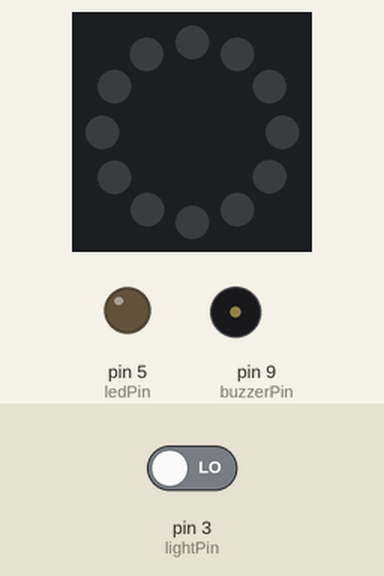
A sketch run on a simulated Arduino Uno, built with avr-gcc and run on an emulated ATmega328P. Shown: 12 RGB LEDs in a ring, first at the top, clockwise, output pins drawn as LEDs (lit = HIGH), buzzer (waves = sounding). Inputs (shaded band) come from the test bench; at power-on: pin 3 (lightPin) LOW. Dim RGB values are drawn brighter than linear.

Above: at 1.2 s.
1.3 s: pin 3 (lightPin) driven HIGH
At 2.3 s:
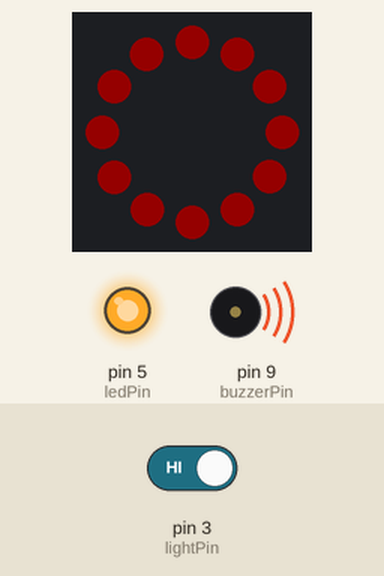
2.8 s: pin 3 (lightPin) driven LOW
At 3.9 s:
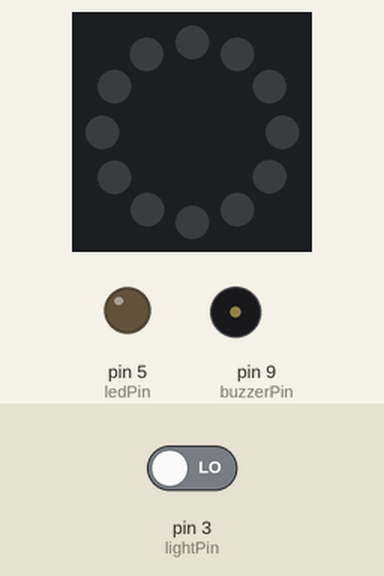
Timing chart, 0 to 5.8 s (numbered marks = the images above; inputs shaded):
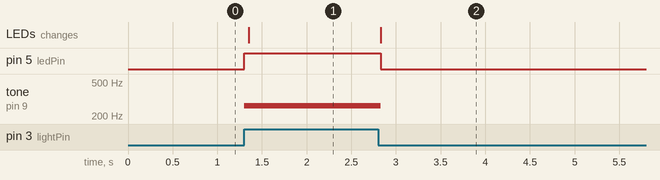

The sketch:

piano_working_code_one_sensor_one_buzzer.ino
```cpp
//
//
//
//
// code prototype for the working piano with only one sensor and buzzer


#include <Adafruit_NeoPixel.h>

int ledRing = 6;
int lightPin = 3;
int ledPin = 5;
int buzzerPin = 9;
int lightValue = 0;

#define LED_COUNT 12
#define BRIGHTNESS 20
Adafruit_NeoPixel ring(LED_COUNT, ledRing, NEO_GRB + NEO_KHZ800);


uint32_t red = ring.Color(255, 0, 0);
void setup() {
  // put your setup code here, to run once:
  Serial.begin(9600);
  pinMode(lightPin, INPUT);
  pinMode(ledPin, OUTPUT);
  pinMode(buzzerPin, OUTPUT);
  ring.begin();
  ring.show();
  ring.setBrightness(BRIGHTNESS);
}

void loop() {

  //*
  // put your main code here, to run repeatedly:
  lightValue = digitalRead(lightPin);
  //Serial.println("lightValue");
  ring.clear();
  if (lightValue == 1) {
    tone(buzzerPin, 262, 500);
    digitalWrite(ledPin, 1);
    ring.fill(red,0,LED_COUNT);
    delay(50);
  }else{
    noTone(buzzerPin);
    digitalWrite(ledPin, 0);
  }
  ring.show();

  //*/

}
```

Measured:
- after the input at 1.3 s, pin 5 (ledPin): LOW → HIGH at once; tone on pin 9 (buzzerPin): silent → 262 Hz at once; the LEDs: change after 0.05 s (image 1)
- after the input at 2.8 s, pin 5 (ledPin): HIGH → LOW at once; tone on pin 9 (buzzerPin): 262 Hz → silent at once; the LEDs: change at once (image 2)
